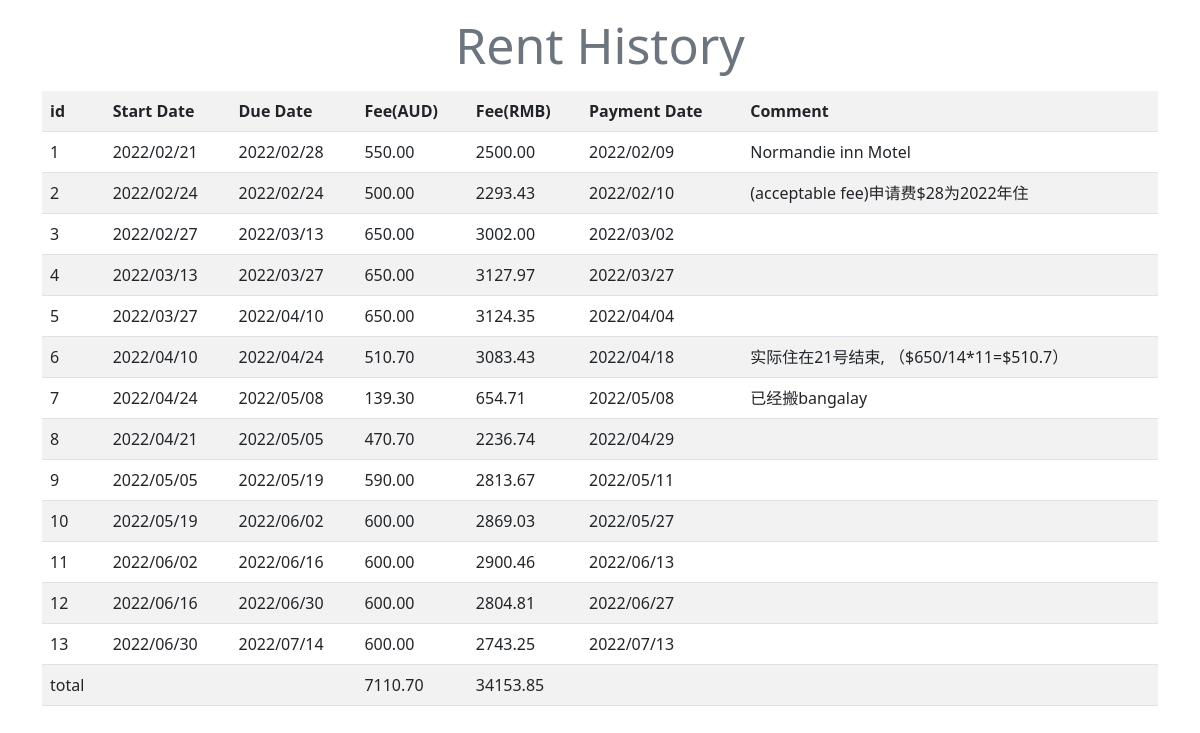
The page /rent/bill/ on the database as committed earlier.
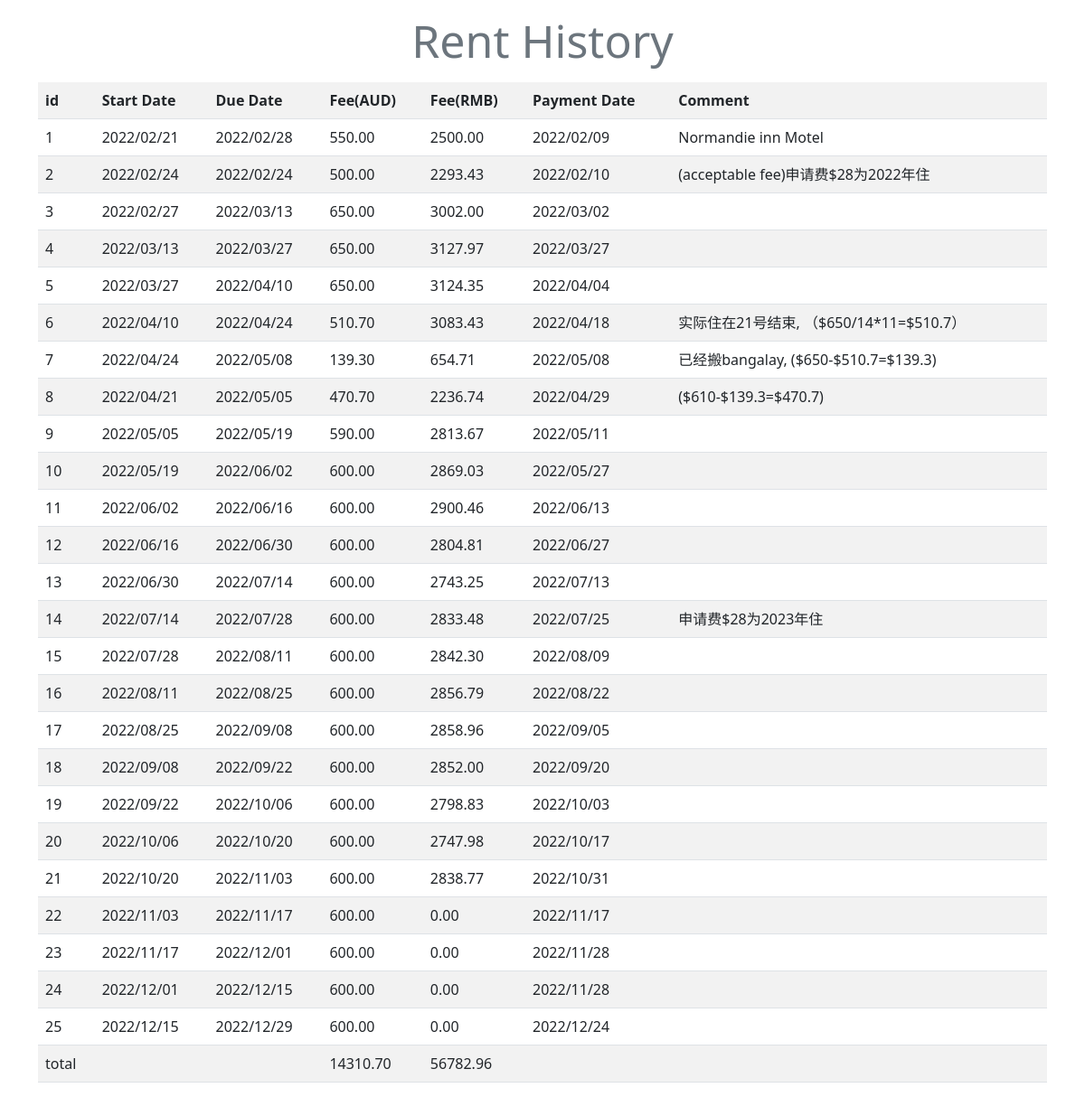
The same page on the database as committed later.
### rent/models.py (models this page shows)
class Bill(models.Model):
    id=models.AutoField(primary_key=True)
    start_date=models.DateField(verbose_name="start_date")
    due_date=models.DateField(verbose_name="end_date")
    fee_aud=models.DecimalField(verbose_name="fee_aud",max_digits=7, decimal_places=2)
    fee_rmb=models.DecimalField(verbose_name="fee_rmb",max_digits=7, decimal_places=2)
    payment_date=models.DateField(verbose_name="payment_date")
    comments=models.CharField(null=True, max_length=1000, blank=True)
    create_time = DateTimeField(auto_now_add=True)
    create_user = CharField(max_length=100)
    update_time = DateTimeField(auto_now=True)
    update_user = CharField(max_length=100)
    is_deleted = IntegerField(default=0)

### rent/views.py (the view)
# urls.py: path("bill/",views.bill, name="bill"),
def bill(request):
    bills = Bill.objects.filter(is_deleted=0).values()
    total_fee_aud=sum([bill['fee_aud'] for bill in bills])
    total_fee_rmb=sum([bill['fee_rmb'] for bill in bills])
    return render(request, "rent/bill.html", {"bills": bills,"titleName":"bill", "total_fee_aud":total_fee_aud, "total_fee_rmb":total_fee_rmb})

### rent/templates/rent/bill.html (shortened to what this page needs)
<!DOCTYPE html>
<html lang="en">
<head>
    {% include "rent/css-tag.html" %}
</head>
<body>
    {% include "rent/billInfo.html" %}
</body>
</html>

### rent/templates/rent/css-tag.html
<link href="https://cdn.bootcdn.net/ajax/libs/twitter-bootstrap/5.2.3/css/bootstrap.min.css" rel="stylesheet">

### rent/templates/rent/billInfo.html (shortened to what this page needs)
<div class="container">
    <table class="table table-striped">
        <caption>Rent History</caption>
        <tr>
            <th>id</th>
            <th>Start Date</th>
            <th>Due Date</th>
            <th>Fee(AUD)</th>
            <th>Fee(RMB)</th>
            <th>Payment Date</th>
            <th>Comment</th>
        </tr>
        {% for x in bills %}
        <tr id="info{{ x.id }}">
            <td>{{ x.id }}</td>
            <td>{{ x.start_date|date:"Y/m/d" }}</td>
            <td>{{ x.due_date|date:"Y/m/d" }}</td>
            <td>{{ x.fee_aud }}</td>
            <td>{{ x.fee_rmb }}</td>
            <td>{{ x.payment_date|date:"Y/m/d" }}</td>
            <td>{{ x.comments|default_if_none:"" }}</td>
        </tr>
        {% endfor %}
        <tr>
            <td>total</td>
            <td></td>
            <td></td>
            <td>{{ total_fee_aud }}</td>
            <td>{{ total_fee_rmb }}</td>
            <td></td>
            <td></td>
        </tr>
    </table>
</div>

### rent/templates/rent/style.html (style rules this page uses)
caption { text-align: center; font-size: 50px; caption-side: top; }

Rows that differ between the two databases and show on the page:
changed Bill id 7: comments "已经搬bangalay" → "已经搬bangalay, ($650-$510.7=$139.3)"
changed Bill id 8: comments (not shown) → "($610-$139.3=$470.7)"
added Bill: id "14", start_date "2022/07/14", due_date "2022/07/28", fee_aud "600.00", fee_rmb "2833.48", payment_date "2022/07/25", comments "申请费$28为2023年住"
added Bill: id "15", start_date "2022/07/28", due_date "2022/08/11", fee_aud "600.00", fee_rmb "2842.30", payment_date "2022/08/09"
added Bill: id "16", start_date "2022/08/11", due_date "2022/08/25", fee_aud "600.00", fee_rmb "2856.79", payment_date "2022/08/22"
added Bill: id "17", start_date "2022/08/25", due_date "2022/09/08", fee_aud "600.00", fee_rmb "2858.96", payment_date "2022/09/05"
added Bill: id "18", start_date "2022/09/08", due_date "2022/09/22", fee_aud "600.00", fee_rmb "2852.00", payment_date "2022/09/20"
added Bill: id "19", start_date "2022/09/22", due_date "2022/10/06", fee_aud "600.00", fee_rmb "2798.83", payment_date "2022/10/03"
added Bill: id "20", start_date "2022/10/06", due_date "2022/10/20", fee_aud "600.00", fee_rmb "2747.98", payment_date "2022/10/17"
added Bill: id "21", start_date "2022/10/20", due_date "2022/11/03", fee_aud "600.00", fee_rmb "2838.77", payment_date "2022/10/31"
added Bill: id "22", start_date "2022/11/03", due_date "2022/11/17", fee_aud "600.00", fee_rmb "0.00", payment_date "2022/11/17"
added Bill: id "23", start_date "2022/11/17", due_date "2022/12/01", fee_aud "600.00", fee_rmb "0.00", payment_date "2022/11/28"
added Bill: id "24", start_date "2022/12/01", due_date "2022/12/15", fee_aud "600.00", fee_rmb "0.00", payment_date "2022/11/28"
added Bill: id "25", start_date "2022/12/15", due_date "2022/12/29", fee_aud "600.00", fee_rmb "0.00", payment_date "2022/12/24"
Other text that changed with them:
{{ total_fee_aud }}: "7110.70" → "14310.70"
{{ total_fee_rmb }}: "34153.85" → "56782.96"
